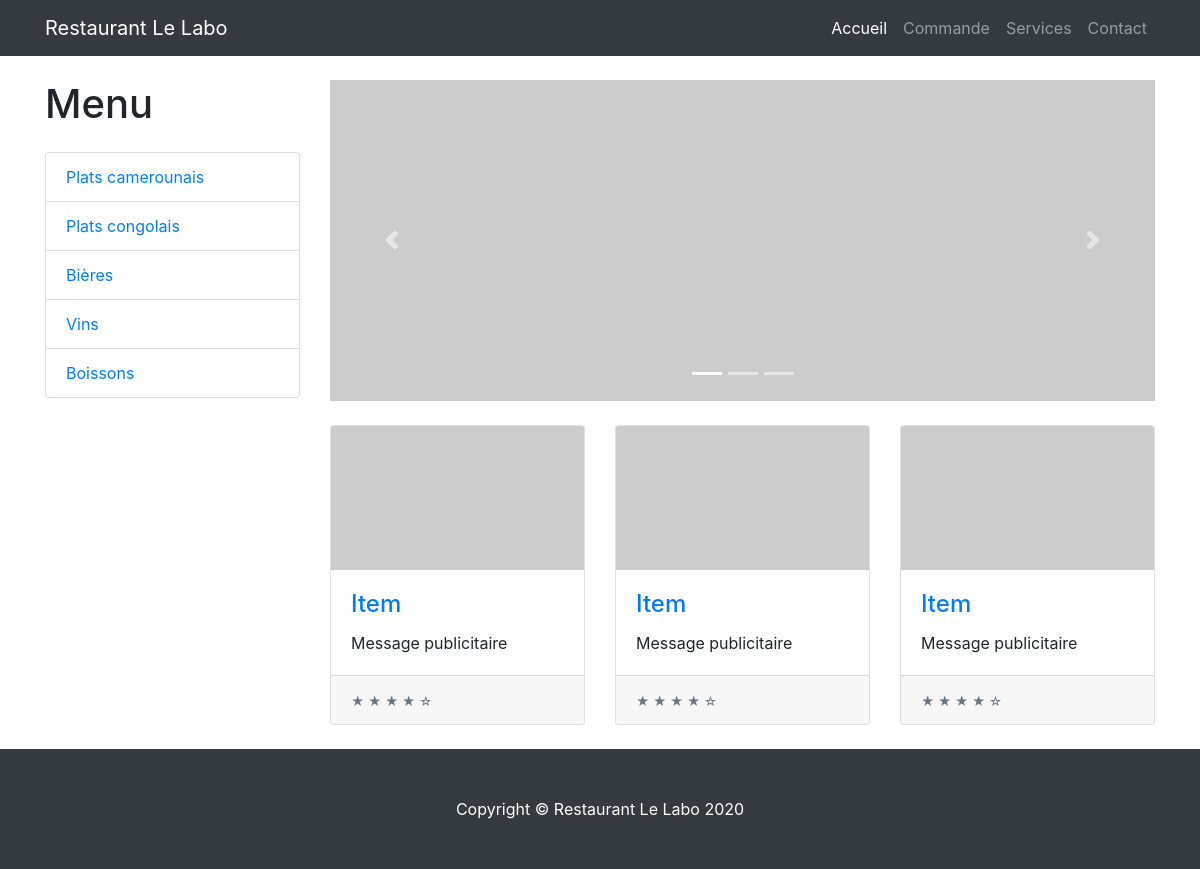
The page /menus/ on the database as committed earlier.
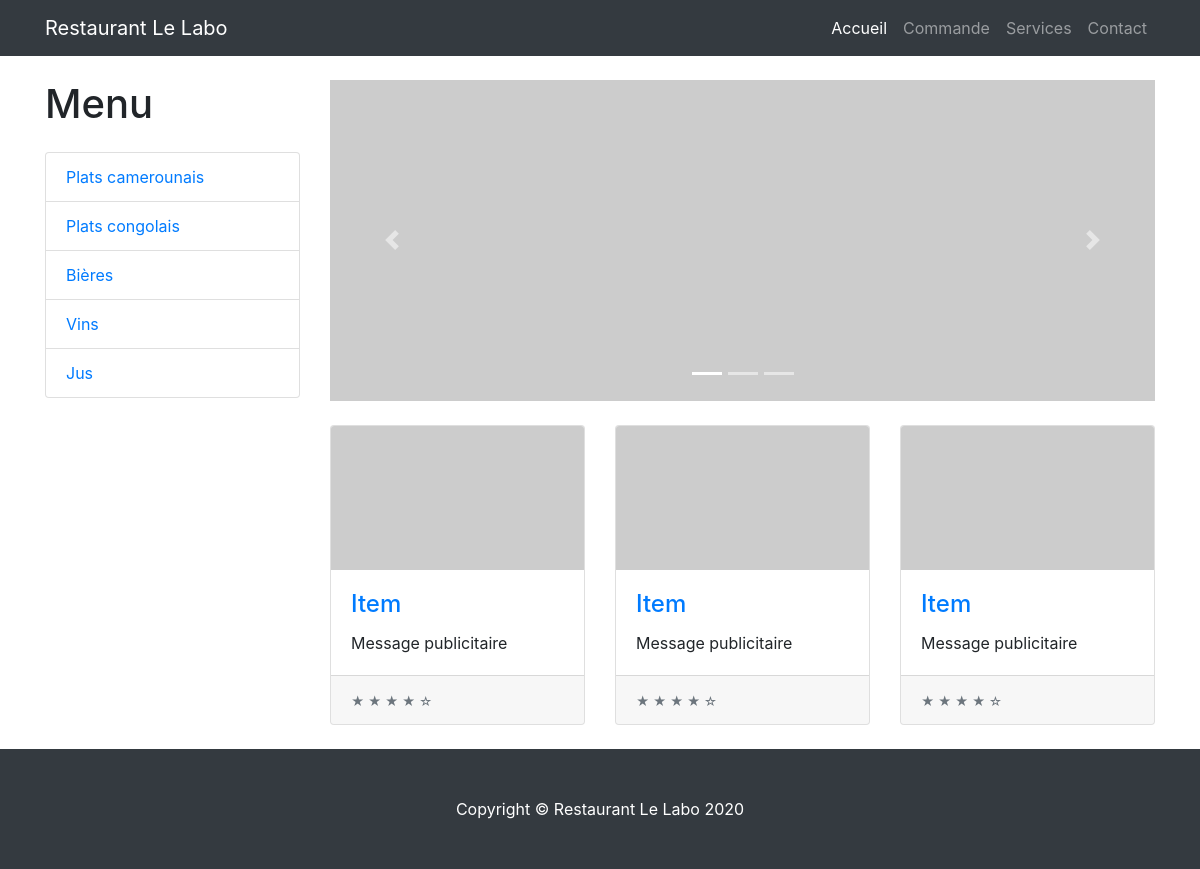
The same page on the database as committed later.
### restaurant/models.py (models this page shows, shortened)
class Menu(models.Model):
    nom         = models.CharField(max_length=30, unique=True)
    description = models.CharField(max_length=100)
    slug        = models.SlugField(blank=True, null=True)

### restaurant/views.py (the view)
# urls.py: 2. Add a URL to urlpatterns:  path('', views.home, name='home')
def home(request):
    menus = Menu.objects.all()
    return render(request, 'home.html', {'menus': menus})

### qr_code/qrcode/serve.py (called while the page is built)
def _get_default_url_protection_options():
    return {
        constants.TOKEN_LENGTH: 20,
        constants.SIGNING_KEY: settings.SECRET_KEY,
        constants.SIGNING_SALT: 'qr_code_url_protection_salt',
        constants.ALLOWS_EXTERNAL_REQUESTS_FOR_REGISTERED_USER: False
    }

def _get_url_protection_settings():
    if hasattr(settings, 'QR_CODE_URL_PROTECTION') and isinstance(settings.QR_CODE_URL_PROTECTION, Mapping):
        return settings.QR_CODE_URL_PROTECTION

def get_url_protection_options():
    options = _get_default_url_protection_options()
    settings_options = _get_url_protection_settings()
    if settings_options is not None:
        options.update(settings.QR_CODE_URL_PROTECTION)
    return options

def _make_random_token():
    url_protection_options = get_url_protection_options()
    return get_random_string(url_protection_options[constants.TOKEN_LENGTH])

### qr_code/qrcode/utils.py (called while the page is built)
    def setup_options_from_kwargs(self, kwargs):
        for key, value in kwargs.items():
            if key in self._qr_code_options:
                self._qr_code_options[key] = value
            else:
                raise ValueError(_("The option '%s' is not a valid option for a QR code.") % key)

### templates/home.html (shortened to what this page needs)
{% extends 'base.html' %}
{% block content %}
  <div class="row">
      <div class="col-lg-3">
      <h1 class="my-4">Menu </h1>
      <div class="list-group">
        {% for menu in menus %}
          <a class="list-group-item" href="{% url 'restaurant:menus_produit' menu.slug %}">{{ menu.nom }}</a>
        {% endfor %}
      </div>
      </div>
    <div class="col-lg-9">
      <div id="carouselExampleIndicators" class="carousel slide my-4" data-ride="carousel">
        <ol class="carousel-indicators">
          <li data-target="#carouselExampleIndicators" data-slide-to="0" class="active"></li>
          <li data-target="#carouselExampleIndicators" data-slide-to="1"></li>
          <li data-target="#carouselExampleIndicators" data-slide-to="2"></li>
        </ol>
        <div class="carousel-inner" role="listbox">
          <div class="carousel-item active">
            <img class="d-block img-fluid" src="http://placehold.it/900x350" alt="First slide">
          </div>
        </div>
        <a class="carousel-control-prev" href="#carouselExampleIndicators" role="button" data-slide="prev">
          <span class="carousel-control-prev-icon" aria-hidden="true"></span>
        </a>
        <a class="carousel-control-next" href="#carouselExampleIndicators" role="button" data-slide="next">
          <span class="carousel-control-next-icon" aria-hidden="true"></span>
        </a>
      </div>
      <div class="row">
        <div class="col-lg-4 col-md-6 mb-4">
          <div class="card h-100">
            <a href="#"><img class="card-img-top" src="http://placehold.it/700x400" alt=""></a>
            <div class="card-body">
              <h4 class="card-title">
                <a href="#">Item</a>
              </h4>
              <p class="card-text">Message publicitaire</p>
            </div>
            <div class="card-footer">
              <small class="text-muted">&#9733; &#9733; &#9733; &#9733; &#9734;</small>
            </div>
          </div>
        </div>
        <div class="col-lg-4 col-md-6 mb-4">
          <div class="card h-100">
            <a href="#"><img class="card-img-top" src="http://placehold.it/700x400" alt=""></a>
            <div class="card-body">
              <h4 class="card-title">
                <a href="#">Item </a>
              </h4>
              <p class="card-text">Message publicitaire</p>
            </div>
            <div class="card-footer">
              <small class="text-muted">&#9733; &#9733; &#9733; &#9733; &#9734;</small>
            </div>
          </div>
        </div>
        <div class="col-lg-4 col-md-6 mb-4">
          <div class="card h-100">
            <a href="#"><img class="card-img-top" src="http://placehold.it/700x400" alt=""></a>
            <div class="card-body">
              <h4 class="card-title">
                <a href="#">Item </a>
              </h4>
              <p class="card-text">Message publicitaire</p>
            </div>
            <div class="card-footer">
              <small class="text-muted">&#9733; &#9733; &#9733; &#9733; &#9734;</small>
            </div>
          </div>
        </div>
      </div>
    </div>
  </div>
{% endblock %}

### templates/base.html (shortened to what this page needs)
{% load static %}<!DOCTYPE html>
<html lang="fr">
<head>
  <link href="{% static 'bootstrap/css/bootstrap.min.css' %}" rel="stylesheet">
  <link href="{% static 'css/style.css' %}" rel="stylesheet">
</head>
<body>
  <nav class="navbar navbar-expand-lg navbar-dark bg-dark fixed-top">
    <div class="container">
      <a class="navbar-brand" href="#">Restaurant Le Labo </a>
      <div class="collapse navbar-collapse" id="navbarResponsive">
        <ul class="navbar-nav ml-auto">
          <li class="nav-item active">
            <a class="nav-link" href="{% url 'restaurant:home' %}">Accueil
            </a>
          </li>
          <li class="nav-item">
            <a class="nav-link" href="{% url 'resumerCommande' 1%}">Commande</a>
          </li>
          <li class="nav-item">
            <a class="nav-link" href="#">Services</a>
          </li>
          <li class="nav-item">
            <a class="nav-link" href="#">Contact</a>
          </li>
        </ul>
      </div>
    </div>
  </nav>
  <div class="container">
    {% block content %}
    {% endblock %}
  </div>
  <footer class="py-5 bg-dark">
    <div class="container">
      <p class="m-0 text-center text-white">Copyright &copy; Restaurant Le Labo 2020</p>
    </div>
  </footer>
</body>
</html>

### static/css/style.css (style rules this page uses)
body { padding-top: 56px; }

Rows that differ between the two databases and show on the page:
changed Menu: nom "Boissons" → "Jus"
